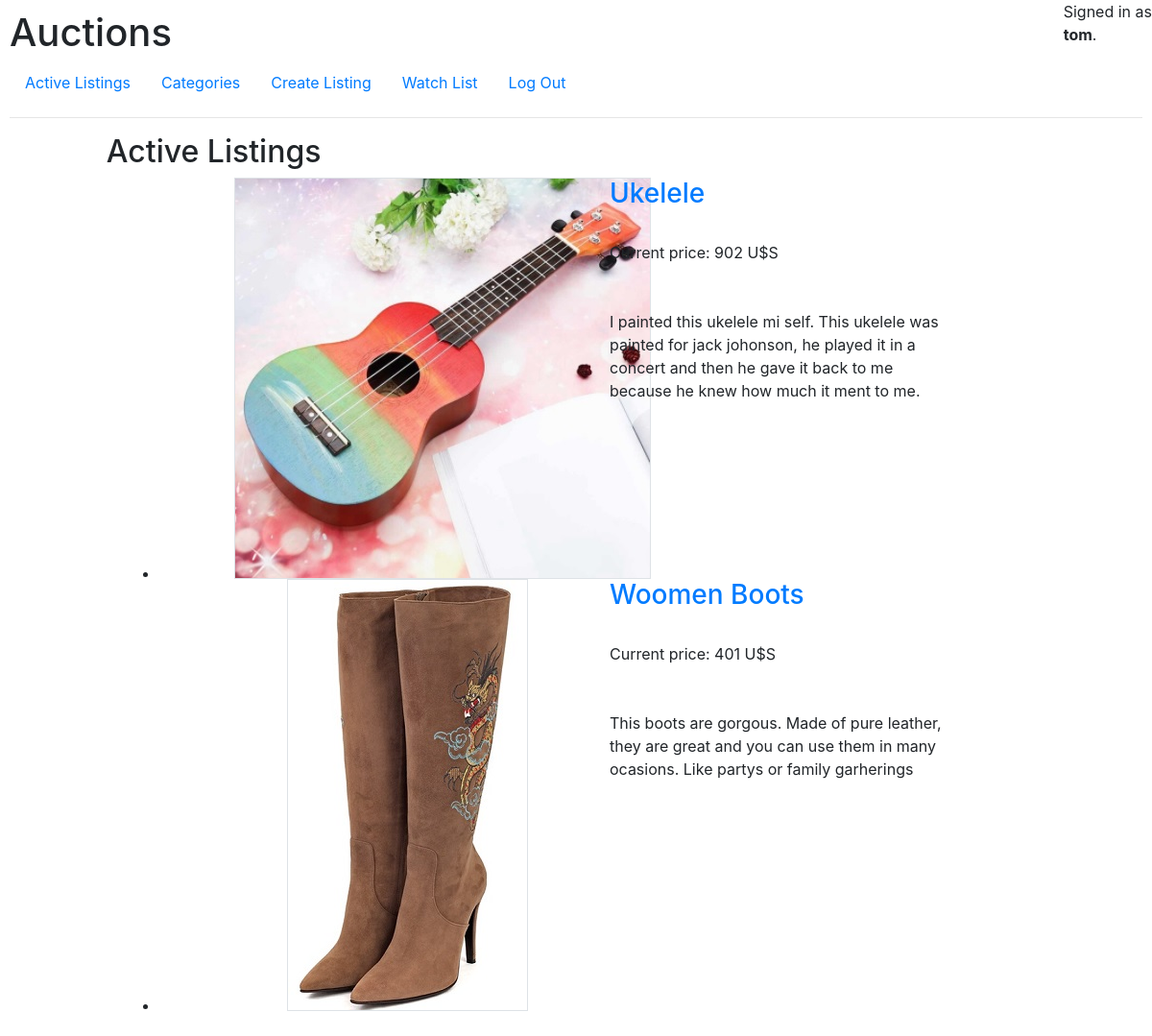
Page /Watch_List/2 (signed in) on the committed database.
### auctions/models.py (models this page shows, shortened)
class User(AbstractUser):
    pass

class Auction(models.Model):
    seller = models.ForeignKey(User, on_delete=models.CASCADE, related_name="auctions_owned")
    product_name = models.CharField(max_length=100)
    description = models.CharField(max_length=1000)
    auction_image = models.FilePathField(path=images_path, blank=True, null=True)
    starting_bid = models.IntegerField()
    sold = models.BooleanField()
    category_name = models.ForeignKey(Category, related_name="auctions_with_category", on_delete=models.SET_NULL, null= True)

### auctions/views.py (the view)
# urls.py: path("Watch_List/<int:user_id>", views.WatchList, name="WatchList"),
@login_required(login_url="login")
def WatchList(request, user_id):
    auctions = filter_sold_render_images("watchlist", user_id)
    return render(request, "auctions/WatchList.html",
    { "auctions": auctions, "bid": Bid.objects.all()
    })

### auctions/views.py (called while the page is built)
def filter_sold_render_images(category, *userid):
    if category == "no":
        auctions = Auction.objects.filter(sold=False)
    elif category == "watchlist":
        watch_list = Watch_list.objects.filter(user=userid,watch=True)
        watchlist = []
        for watchedauction in watch_list:
            watchlist.append(watchedauction.auction.id)
        auctions = Auction.objects.filter(pk__in=watchlist)
    else:
        auctions = Auction.objects.filter(sold=False, category_name=category)
    for auction in auctions:
        if auction:
            auction.auction_image = auction.auction_image[66:]
            try:
                bid = Bid.objects.get(auction_product=auction.id)
                auction.starting_bid = bid.last_bid
            except:
                pass
    return (auctions)

### auctions/templates/auctions/WatchList.html (shortened to what this page needs)
{% extends "auctions/layout.html" %}
{% load static %}
{% block body %}
    {% if category %}
        <h2>{{ category }}</h2>
    {% elif messege %}
        <h2>Active Listings</h2>
        <h4>{{ messege }}</h4>
    {% else %}
        <h2>Active Listings</h2>
    {% endif %}
    <div id="products">
        <ul>
            {% for auction in auctions %}
                <div class="container">
                    <li id="product">
                        <div class= "row">
                            <div class="col-1"></div>
                            <div class="col-5">
                                <div style="text-align:center;">
                                    <img class="border" src="{{ auction.auction_image }}">
                                </div>
                            </div>
                            <div class="col-5">
                                    <h3><a href="{% url 'listing' user.id auction.id %}">{{ auction.product_name }}</a></h3><br>
                                <div>
                                    Current price: {{ auction.starting_bid }} U$S
                                </div><br><br>
                                <div>
                                    {{ auction.description }}
                                </div><br><br>
                        </div>
                    </li>
                </div>
            {% empty %}
                <li>No auctions in your watch list</li>
            {% endfor %}
        </ul>
    </div>
{% endblock %}

### auctions/templates/auctions/layout.html (shortened to what this page needs)
{% load static %}
<!DOCTYPE html>
<html lang="en">
    <head>
        <link rel="stylesheet" href="https://stackpath.bootstrapcdn.com/bootstrap/4.4.1/css/bootstrap.min.css">
        <link href="{% static 'auctions/styles.css' %}" rel="stylesheet">
    </head>
    <body>
        <h1>Auctions</h1>
        <div id="user" style="position:fixed; top:0; right:0;">
            {% if user.is_authenticated %}
                <div>
                    Signed in as
                </div>
                <strong>{{ user.username }}</strong>.
            {% else %}
                Not signed in.
            {% endif %}
        </div>
        <ul class="nav">
            <li class="nav-item">
                <a class="nav-link" href="{% url 'index' %}">Active Listings</a>
            </li>
            <li class="nav-item">
                <a class="nav-link" href="{% url 'categories' %}">Categories</a>
            </li>
            {% if user.is_authenticated %}
                <li class="nav-item">
                    <a class="nav-link" href="{% url 'createlisting' %}">Create Listing</a>
                </li>
                <li class="nav-item">
                    <a class="nav-link" href="{% url 'WatchList' user.id %}">Watch List</a>
                </li>
                <li class="nav-item">
                    <a class="nav-link" href="{% url 'logout' %}">Log Out</a>
                </li>
            {% endif %}
        </ul>
        <hr>
                <div class="row">
            <div class="sidebar col-lg-1 col-md-2">
            </div>
            <div class="main col-lg-10 col-md-8">
                {% block body %}
                {% endblock %}
            </div>
            <div class="sidebar col-lg-1 col-md-2">
            </div>
        </div>
    </body>
</html>

### auctions/static/auctions/styles.css (style rules this page uses)
body { padding: 10px; }
#user { position: absolute; top:0; right:0; }
#products { bottom:0px; }

### rows in the picture
User: username "tom"
Auction: shows a picture, product_name "Ukelele", starting_bid "902", description "I painted this ukelele mi self. This ukelele was painted for jack johonson, he played it in a concert and then he gave it back to me because he knew how much it ment to me."
Auction: shows a picture, product_name "Woomen Boots", starting_bid "401", description "This boots are gorgous. Made of pure leather, they are great and you can use them in many ocasions. Like partys or family garherings"
